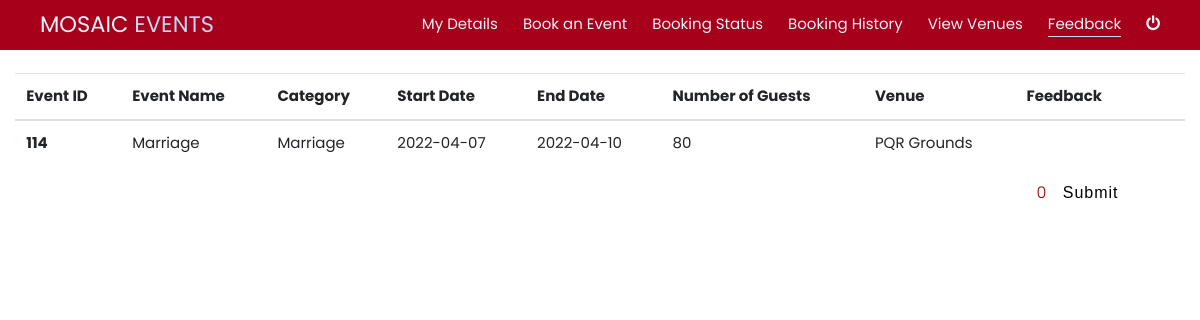
The app's page /feedback.php (signed in) with its own data.
### tables this page shows
CREATE TABLE `events` (
  `id` int(11) NOT NULL,
  `username` varchar(30) NOT NULL,
  `name` varchar(255) NOT NULL,
  `description` varchar(255) NOT NULL,
  `category` varchar(155) NOT NULL,
  `start_date` date NOT NULL,
  `end_date` date NOT NULL,
  `number_of_guests` int(30) DEFAULT NULL,
  `venue` varchar(30) NOT NULL,
  `status` varchar(30) NOT NULL,
  `total_cost` int(15) NOT NULL
);

### feedback.php (the view, shortened to what this page needs)
<?php
include('db_connect.php');
$username = $_SESSION["rainbow_username"];
$sql = "SELECT * FROM events where username = '".$username."' and status='Completed'";
$q = $conn->query($sql);
?>
<!DOCTYPE html>
<html>
    <head>
        <link rel="stylesheet" href="https://cdnjs.cloudflare.com/ajax/libs/font-awesome/4.7.0/css/font-awesome.min.css">
        <link rel="stylesheet" href="w3-css.css">
        <link rel="stylesheet" href="cssstyle.css">
        <link rel="stylesheet" href="https://stackpath.bootstrapcdn.com/bootstrap/4.4.0/css/bootstrap.min.css">
        <link rel="stylesheet" href="https://cdnjs.cloudflare.com/ajax/libs/rateYo/2.3.2/jquery.rateyo.min.css">
    </head>
    <body id="body">
        <header >
            <div class="navigation w3-highway-red w3-container">
                <nav class="nav-container w3-padding-large">
                    <div class="logo">
                        <a href="customer_index.php" >MOSAIC <span>EVENTS</span></a>
                    </div>
                    <div class="links">
                        <a href="customer_index.php" class="lnk" >My Details</a>
                        <a href="book_an_event.php" class="lnk" >Book an Event</a>
                        <a href="booking_status.php" class="lnk" >Booking Status</a>
                        <a href="booking_history.php" class="lnk" >Booking History</a>
                        <a href="view_venues.php" class="lnk" >View Venues</a>
                        <a href="feedback.php" class="lnk active" >Feedback</a>
                        <a href="logout.php" id="logout"><i class="fa fa-power-off " style="font-size:16px" ></i></a>
                    </div>
                </nav>
            </div>
        </header>
        <section style='animation:fadeIn .15s linear;'>
            <div>
            <div class="container-fluid my-4">
				<table class="table ">
					<thead>
						<tr>
							<th>Event ID</th>
							<th>Event Name</th>
							<th>Category</th>
							<th>Start Date</th>
							<th>End Date</th>
							<th>Number of Guests</th>
							<th>Venue</th>
							<th>Feedback</th>
						</tr>
					</thead>
					<tbody>
						<?php
                            while ($r = $q->fetch_assoc()) {
						?>
							<tr>
								<th scope="row"><?php echo $r['id']; ?></th>
								<td><?php echo $r['name']; ?></td>
								<td><?php echo $r['category']; ?></td>
								<td><?php echo $r['start_date']; ?></td>
								<td><?php echo $r['end_date']; ?></td>
								<td><?php echo $r['number_of_guests']; ?></td>
								<td><?php echo $r['venue']; ?></td>
                                <td>
                                <form enctype='multipart/form-data' method="post" style='border:none;padding:5px 0;
                                text-align:inherit;'>
                                    <br>
                                    <p style='text-align:left;padding:10px;width:inherit;margin:0;'>
                                        <span class='result'>0</span>
                                        <input type="submit" name="add" style='width:max-content;'>
                                    </p>
                                </td>
							</tr>
						<?php } ?>
					</tbody>
				</table>
			</div>
            </div>
        </section>
    </body>
</html>

### w3-css.css (style rules this page uses)
html { box-sizing:border-box }
*,*:before,*:after { box-sizing:inherit }
html { -ms-text-size-adjust:100%;-webkit-text-size-adjust:100% }
body { margin:0 }
article,aside,details,figcaption,figure,footer,header,main,menu,nav,section { display:block }
a { background-color:transparent }
button,input,select,textarea,optgroup { font:inherit;margin:0 }
button,input { overflow:visible }
button,[type=button],[type=reset],[type=submit] { -webkit-appearance:button }
html,body { font-family:Verdana,sans-serif;font-size:15px;line-height:1.5 }
html { overflow-x:hidden }
a { color:inherit }
.w3-container:after,.w3-container:before,.w3-panel:after,.w3-panel:before,.w3-row:after,.w3-row:before,.w3-row-padding:after,.w3-row-padding:before, .w3-cell-row:before,.w3-cell-row:after,.w3-clear:after,.w3-clear:before,.w3-bar:before,.w3-bar:after { content:"";display:table;clear:both }
.w3-container,.w3-panel { padding:0.01em 16px }
.w3-padding-large { padding:12px 24px!important }

### cssstyle.css (style rules this page uses)
* { font-family: 'Poppins', sans-serif; }
:root { --nav-link-color: rgba(233, 242, 251, 1); --nav-link-hover-color: rgb(190, 217, 243); --title-span-color: rgb(24, 78, 129); --hero-background: rgb(255, 255, 255); --hero-background-gradient: linear-gradient(0deg, rgba(255, 255, 255, 1) 0%, rgba(17, 57, 96, 1) 100%); --font-small: 0.5em; --font-medium: 1em; --font-medium-large: 1.25em; --font-large: 1.5rem; --font-x-large: 2rem; --font-2x-large: 3rem; --font-3x-large: 3.5rem; --font-4x-large: 4rem; --font-5x-large: 4.5rem; --font-6x-large: 5rem; --font-7x-large: 5.5rem; color: rgba(7, 26, 44, 1); --transition-slow: 0.6s; --transition-medium: 0.4s; --transition-fast: 0.2s; --transition-fastest: 0.1s; }
html { scroll-behavior: smooth; }
body { font-family: "Quicksand", sans-serif; background: #e9e9e9; }
* { margin: 0; }
h2, h3, p { font-family: "Quicksand", sans-serif; }
.active { display: block; content: ""; border-bottom: 1px solid var(--nav-link-hover-color); transition: transform var(--transition-fastest) ease-in-out; transform: scaleX(1); transform-origin: 0% 50%; }
.navigation { width: 100%; position: relative; z-index: 100; top: 0px; height: 50px; background-color: rgb(141, 4, 4); }
.nav-container { margin: 0 auto; width: 100%; height: 100%; display: flex; }
.nav-container .links { display: flex; width: 100%; align-items: center; justify-content: flex-end; gap: 25px; }
.nav-container .logo { display: flex; width: 100%; align-items: center; min-width: 20%; }
.nav-container .logo span { color: var(--nav-link-hover-color); }
.nav-container .links a, .nav-container .logo a { text-decoration: none; color: var(--nav-link-color); transition: var(--transition-fast); }
.nav-container .links a { font-size: var(--font-medium); width: max-content; }
.nav-container .logo a { font-size: var(--font-large); }
.nav-container .links a:after, .mobile-links a:after { display: block; content: ""; border-bottom: 1px solid var(--nav-link-hover-color); transform: scaleX(0); transition: transform var(--transition-fastest) ease-in-out; transform-origin: 100% 50%; }
.w3-highway-red { color:#fff;background-color:#a6001a }
section { position: relative; display: flex; justify-content: center; align-items:center; width: 100%; margin: 20px 0; }
form { position:relative; text-align:center; color: rgb(141, 4, 4); width:100%; font-size: 16px; font-weight:300; letter-spacing:1px; border: 1px rgb(141, 4, 4) dashed; padding:20px; }
input,textarea { width: 300px; border: 0; border-radius: 10px; padding: 10px; margin: 20px; font-size: 16px; font-weight:300; background: rgb(255,255,255); caret-color: rgb(141, 4, 4); color: black; overflow: hidden; letter-spacing:1px; }
::placeholder { color: black; }

### records on screen
events: id "114", name "Marriage", category "Marriage", start_date "2022-04-07", end_date "2022-04-10", number_of_guests "80", venue "PQR Grounds"
